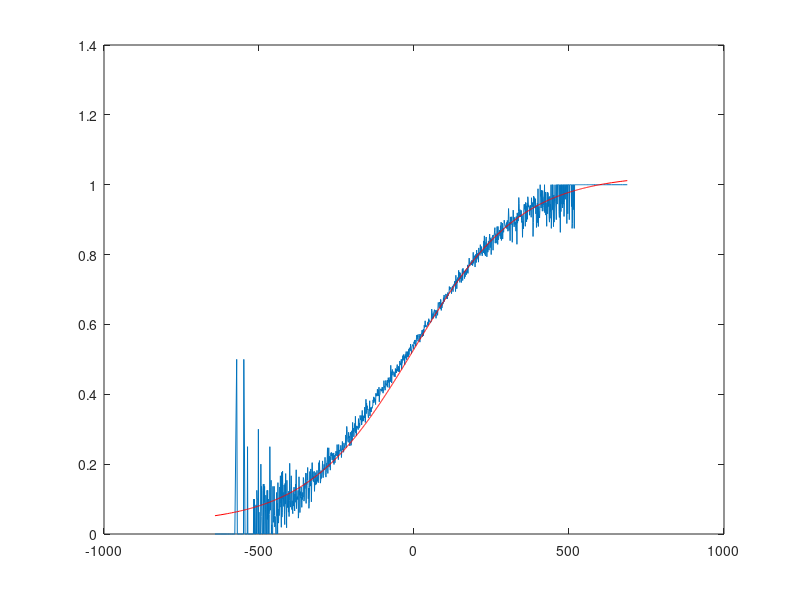

The MATLAB script that drew this image:
a = importdata('analyze_chess.txt');

start = min(a(:,1));
rangeN = min(a(:,1)):max(a(:,1))+1;
dataW = zeros(size(rangeN));
dataN = zeros(size(rangeN));
for i=1:size(a,1)
    dataN(a(i,1)-start+1) = dataN(a(i,1)-start+1) + 1;
    dataW(a(i,1)-start+1) = dataW(a(i,1)-start+1) + a(i,2);
end

plot(rangeN,dataW./dataN)
title('Chess')
ylabel('Probability of winning')
xlabel('Difference in Elo score')

d = dataW./dataN;
time = rangeN(~isnan(d));
conc = d(~isnan(d));
modelFun =  @(p,x) 1-1 ./ (1 + 10.^(x./p(1))) + p(2)
startingVals = [400,0.02];
coefEsts = nlinfit(time, conc, modelFun, startingVals);
xgrid = time;
plot(time,conc)
line(xgrid, modelFun(coefEsts, xgrid), 'Color','r');